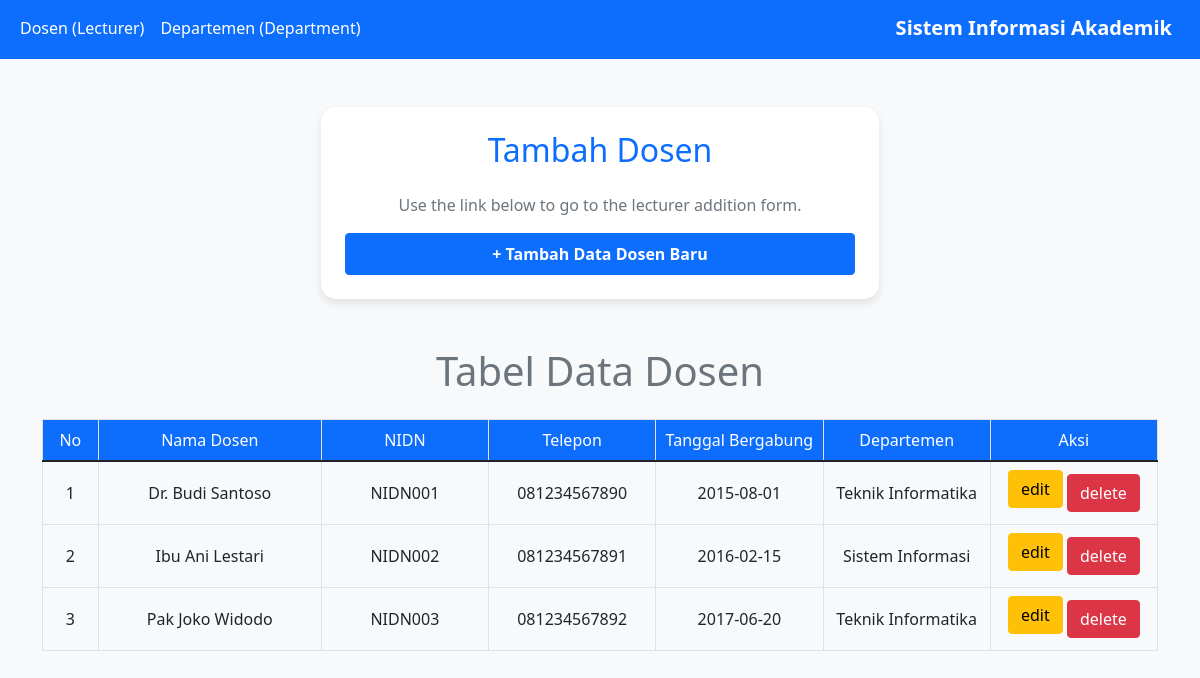
/TP8_Final/index.php?controller=lecturer, run on the app's committed database.
### tables this page shows
CREATE TABLE IF NOT EXISTS lecturers (
    id INT PRIMARY KEY AUTO_INCREMENT,
    name VARCHAR(150) NOT NULL,
    nidn VARCHAR(20) UNIQUE NOT NULL,
    phone VARCHAR(15),
    join_date DATE NOT NULL,
    department_id INT,
    FOREIGN KEY (department_id) REFERENCES departments(department_id)
);

CREATE TABLE IF NOT EXISTS departments (
    department_id INT PRIMARY KEY AUTO_INCREMENT,
    department_name VARCHAR(100) NOT NULL UNIQUE,
    department_code VARCHAR(10) UNIQUE,
    created_at DATE NOT NULL   
);

### TP8_Final/controllers/LecturerController.php (called while the page is built, shortened)
<?php
include_once("views/LecturerView.php");
class LecturerController
{
    private $lecturer;
    private $department;
    function __construct()
    {
        $this->lecturer = new Lecturer(
            Config::$db_host,
            Config::$db_user,
            Config::$db_pass,
            Config::$db_name
        );
        $this->department = new Department(
            Config::$db_host,
            Config::$db_user,
            Config::$db_pass,
            Config::$db_name
        );
    }
    public function index()
    {
        $this->lecturer->open();
        $this->department->open();
        $this->lecturer->getLecturers();
        $dataLecturers = array();
        while ($row = $this->lecturer->getResult()) {
            $lecturerData = array(
                'id'            => $row['id'] ?? $row[0],
                'name'          => $row['name'] ?? $row[1],
                'nidn'          => $row['nidn'] ?? $row[2],
                'phone'         => $row['phone'] ?? $row[3],
                'join_date'     => $row['join_date'] ?? $row[4],
                'department_id' => $row['department_id'] ?? $row[5]
            );
            array_push($dataLecturers, $lecturerData);
        }
        $this->department->getDepartments();
        $dataDepartments = array();
        while ($row = $this->department->getResult()) {
            $deptData = array(
                'department_id'   => $row['department_id'] ?? $row[0],
                'department_name' => $row['department_name'] ?? $row[1]
            );
            array_push($dataDepartments, $deptData);
        }
        $data = [
            'lecturers'   => $dataLecturers,
            'departments' => $dataDepartments
        ];
        $view = new LecturerView();
        $view->render($data);
    }
}

### TP8_Final/models/DB.php (called while the page is built, shortened)
<?php
class DB
{
    var $db_host = "";
    var $db_user = "";
    var $db_pass = "";
    var $db_name = "";
    var $db_link = "";
    function __construct($db_host, $db_user, $db_pass, $db_name)
    {
        $this->db_host = $db_host;
        $this->db_user = $db_user;
        $this->db_pass = $db_pass;
        $this->db_name = $db_name;
    }
    function open()
    {
        $this->db_link = mysqli_connect($this->db_host, $this->db_user, $this->db_pass, $this->db_name);
    }
    function execute($query)
    {
        $this->result = mysqli_query($this->db_link, $query);
        return $this->result;
    }
}

### TP8_Final/models/Lecturer.php (called while the page is built, shortened)
<?php
include_once("DB.php");
class Lecturer extends DB
{
    function getLecturers()
    {
        $query = "SELECT * FROM lecturers";
        return $this->execute($query);
    }
}

### TP8_Final/models/Department.php (called while the page is built, shortened)
<?php
include_once("DB.php");
class Department extends DB
{
    function getDepartments()
    {
        $query = "SELECT * FROM departments";
        return $this->execute($query);
    }
}

### TP8_Final/views/LecturerView.php (the view, shortened to what this page needs)
<?php
include_once(__DIR__ . "/Template.php");
class LecturerView
{
    public function render($data)
    {
        $no = 1;
        $dataLecturers = '';
        foreach ($data['lecturers'] as $val) {
            $id            = $val['id'];
            $name          = $val['name'];
            $nidn          = $val['nidn'];
            $phone         = $val['phone'];
            $join_date     = $val['join_date'];
            $department_id = $val['department_id'];
            $department_name = "unknown";
            foreach ($data['departments'] as $dept) {
                if ($dept['department_id'] == $department_id) {
                    $department_name = $dept['department_name'];
                    break;
                }
            }
            $dataLecturers .= "<tr class='text-center align-middle'>
                                <td>" . $no++ . "</td>
                                <td>" . $name . "</td>
                                <td>" . $nidn . "</td>
                                <td>" . $phone . "</td>
                                <td>" . $join_date . "</td>
                                <td>" . $department_name . "</td>
                                <td>
                                    <a href='index.php?controller=lecturer&action=edit&id=" . $id . "'
                                       class='btn btn-warning mb-2'>edit</a>
                                    <a href='index.php?controller=lecturer&action=delete&id=" . $id . "'
                                       class='btn btn-danger'
                                       onclick='return confirm(\"are you sure you want to delete?\")'>delete</a>
                                </td>
                               </tr>";
        }
    }
}

### TP8_Final/index.php (shortened to what this page needs)
<?php
include_once("views/Template.php");
include_once("models/DB.php");
include_once("models/Department.php");
include_once("models/Lecturer.php");
include_once("controllers/DepartmentController.php");
include_once("controllers/LecturerController.php");
$controller = $_GET['controller'] ?? 'department';
$action = $_GET['action'] ?? 'index';
switch($controller) {
    case 'lecturer':
        $ctrl = new LecturerController();
        break;
}
switch($action) {
    case 'index':
        $ctrl->index();
        break;
}

### TP8_Final/views/Template.php (shortened to what this page needs)
<?php
class Template
{
    var $content = '';
    function __construct($filename = '')
    {
        $file_content = file($filename);
        $this->content = implode('', $file_content);
    }
    function clear()
    {
        $this->content = preg_replace("/DATA_[A-Z|_|0-9]+/", "", $this->content);
    }
    function write()
    {
        print $this->content;
    }
    function replace($old = '', $new = '')
    {
        if (is_int($new)) {
            $value = sprintf("%d", $new);
        } elseif (is_float($new)) {
            $value = sprintf("%f", $new);
        } elseif (is_array($new)) {
            $value = '';
            foreach ($new as $item) {
                $value .= $item . ' ';
            }
        } else {
            $value = $new;
        }
        $this->content = preg_replace("/$old/", $value, $this->content);
    }
}

### data on the page
lecturers: name "Dr. Budi Santoso", nidn "NIDN001", phone "081234567890", join_date "2015-08-01", department.department_name "Teknik Informatika"
lecturers: name "Ibu Ani Lestari", nidn "NIDN002", phone "081234567891", join_date "2016-02-15", department.department_name "Sistem Informasi"
lecturers: name "Pak Joko Widodo", nidn "NIDN003", phone "081234567892", join_date "2017-06-20", department.department_name "Teknik Informatika"
